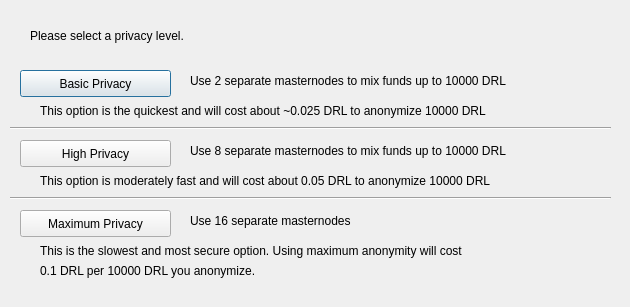
<?xml version="1.0" encoding="UTF-8"?>
<ui version="4.0">
 <class>DarksendConfig</class>
 <widget class="QDialog" name="DarksendConfig">
  <property name="geometry">
   <rect>
    <x>0</x>
    <y>0</y>
    <width>630</width>
    <height>307</height>
   </rect>
  </property>
  <property name="windowTitle">
   <string>Configure Darksend</string>
  </property>
  <widget class="QPushButton" name="buttonBasic">
   <property name="geometry">
    <rect>
     <x>20</x>
     <y>70</y>
     <width>151</width>
     <height>27</height>
    </rect>
   </property>
   <property name="text">
    <string>Basic Privacy</string>
   </property>
  </widget>
  <widget class="QPushButton" name="buttonHigh">
   <property name="geometry">
    <rect>
     <x>20</x>
     <y>140</y>
     <width>151</width>
     <height>27</height>
    </rect>
   </property>
   <property name="text">
    <string>High Privacy</string>
   </property>
  </widget>
  <widget class="QPushButton" name="buttonMax">
   <property name="geometry">
    <rect>
     <x>20</x>
     <y>210</y>
     <width>151</width>
     <height>27</height>
    </rect>
   </property>
   <property name="text">
    <string>Maximum Privacy</string>
   </property>
  </widget>
  <widget class="QLabel" name="label">
   <property name="geometry">
    <rect>
     <x>30</x>
     <y>20</y>
     <width>571</width>
     <height>31</height>
    </rect>
   </property>
   <property name="text">
    <string>Please select a privacy level.</string>
   </property>
  </widget>
  <widget class="QLabel" name="label_2">
   <property name="geometry">
    <rect>
     <x>190</x>
     <y>70</y>
     <width>421</width>
     <height>21</height>
    </rect>
   </property>
   <property name="text">
    <string>Use 2 separate masternodes to mix funds up to 10000 DRL</string>
   </property>
  </widget>
  <widget class="QLabel" name="label_3">
   <property name="geometry">
    <rect>
     <x>190</x>
     <y>140</y>
     <width>411</width>
     <height>21</height>
    </rect>
   </property>
   <property name="text">
    <string>Use 8 separate masternodes to mix funds up to 10000 DRL</string>
   </property>
  </widget>
  <widget class="QLabel" name="label_4">
   <property name="geometry">
    <rect>
     <x>190</x>
     <y>210</y>
     <width>421</width>
     <height>21</height>
    </rect>
   </property>
   <property name="text">
    <string>Use 16 separate masternodes</string>
   </property>
  </widget>
  <widget class="QLabel" name="label_6">
   <property name="geometry">
    <rect>
     <x>40</x>
     <y>100</y>
     <width>561</width>
     <height>21</height>
    </rect>
   </property>
   <property name="text">
    <string>This option is the quickest and will cost about ~0.025 DRL to anonymize 10000 DRL</string>
   </property>
  </widget>
  <widget class="QLabel" name="label_7">
   <property name="geometry">
    <rect>
     <x>40</x>
     <y>170</y>
     <width>561</width>
     <height>21</height>
    </rect>
   </property>
   <property name="text">
    <string>This option is moderately fast and will cost about 0.05 DRL to anonymize 10000 DRL</string>
   </property>
  </widget>
  <widget class="QLabel" name="label_8">
   <property name="geometry">
    <rect>
     <x>40</x>
     <y>240</y>
     <width>561</width>
     <height>21</height>
    </rect>
   </property>
   <property name="text">
    <string>This is the slowest and most secure option. Using maximum anonymity will cost</string>
   </property>
  </widget>
  <widget class="QLabel" name="label_9">
   <property name="geometry">
    <rect>
     <x>40</x>
     <y>260</y>
     <width>561</width>
     <height>21</height>
    </rect>
   </property>
   <property name="text">
    <string>0.1 DRL per 10000 DRL you anonymize.</string>
   </property>
  </widget>
  <widget class="Line" name="line">
   <property name="geometry">
    <rect>
     <x>10</x>
     <y>120</y>
     <width>601</width>
     <height>16</height>
    </rect>
   </property>
   <property name="orientation">
    <enum>Qt::Horizontal</enum>
   </property>
  </widget>
  <widget class="Line" name="line_2">
   <property name="geometry">
    <rect>
     <x>10</x>
     <y>190</y>
     <width>601</width>
     <height>16</height>
    </rect>
   </property>
   <property name="orientation">
    <enum>Qt::Horizontal</enum>
   </property>
  </widget>
 </widget>
 <resources/>
 <connections/>
</ui>
